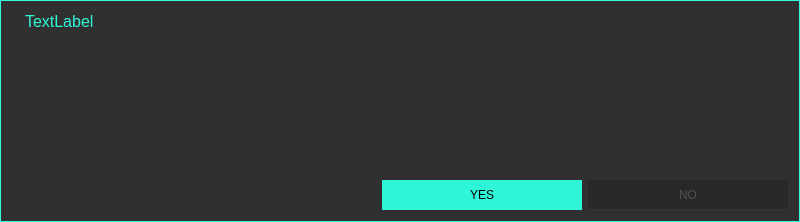
<?xml version="1.0" encoding="UTF-8"?>
<ui version="4.0">
 <class>dialog_widget</class>
 <widget class="QFrame" name="dialog_widget">
  <property name="geometry">
   <rect>
    <x>0</x>
    <y>0</y>
    <width>800</width>
    <height>222</height>
   </rect>
  </property>
  <property name="sizePolicy">
   <sizepolicy hsizetype="Preferred" vsizetype="Maximum">
    <horstretch>0</horstretch>
    <verstretch>0</verstretch>
   </sizepolicy>
  </property>
  <property name="windowTitle">
   <string>dialog_widget</string>
  </property>
  <property name="styleSheet">
   <string notr="true">/*
Material Dark Style Sheet for QT Applications
Author: Jaime A. Quiroga P.
Inspired on https://github.com/jxfwinter/qt-material-stylesheet
Company: GTRONICK
Last updated: 04/12/2018, 15:00.
Available at: https://github.com/GTRONICK/QSS/blob/master/MaterialDark.qss
*/
QMainWindow {
	background-color:#ff000000;
}
QWidget{
 	background-color: #90000000;
}
QDialog {
	background-color:#ff000000;
}
QFrame{
	border:1px solid #32FFE0;
	border-radius:0px;
}
QColorDialog {
	background-color:#ff000000;
}
QTextEdit {
	background-color:#50000000;
	color: #B5B5B5;
} 
QPlainTextEdit {
	selection-background-color:#007b50;
	background-color:#ff000000;
	border-style: solid;
	border-top-color: transparent;
	border-right-color: transparent;
	border-left-color: transparent;
	border-bottom-color: transparent;
	border-width: 1px;
	color: #B5B5B5;
} 
QPushButton{
	border:0px solid transparent;
	border-radius:0px;
	border-bottom-color: #30F6D9;
	border-bottom-width: 1px;
	color: #B5B5B5;
	padding:5px;
	background-color: #50151515;	
}
QPushButton::default{
	border-bottom-width: 2px;
	border-bottom-color: #32FFE0;
	color: #32FFE0;
}
QPushButton:flat{
	color:#ff000000;
	background-color:#30F6D9;
}
QPushButton:hover{
	color: #ff000000;
	background-color: #30F6D9;
	
}
QPushButton:pressed,QPushButton::checked{
	color: #ff000000;
	border-bottom-color: #26C3A9;
	background-color: #26C3A9;
}
QPushButton:disabled{
	border-bottom-color: #50505050;
	color: #505050;
	background-color: #50151515;
}
/* QToolButton {
	border-style: solid;
	border-top-color: transparent;
	border-right-color: transparent;
	border-left-color: transparent;
	border-bottom-color: #04b97f;
	border-bottom-width: 1px;
	border-style: solid;
	color: #B5B5B5;
	padding: 2px;
	background-color: #ff000000;
}
QToolButton:hover{
	border-style: solid;
	border-top-color: transparent;
	border-right-color: transparent;
	border-left-color: transparent;
	border-bottom-color: #37efba;
	border-bottom-width: 2px;
	border-style: solid;
	color: #FFFFFF;
	padding-bottom: 1px;
	background-color: #ff000000;
} */ 
QLineEdit {
	border-width: 1px; 
	border-radius: 0px;
	border-color: #50505050;
	border-style: inset;
	padding: 0px;
	color: #B5B5B5;
	background:#50151515;
	selection-background-color:#50505050;
	selection-color: #26C3A9;
}
QLabel {
	color: #B5B5B5;
	border:0px solid transparent;
	background-color: transparent;
}
/* QLCDNumber {
	color: #37e6b4;
} */ 
QProgressBar {
	color: transparent;
	border-style:inset;
	border-width: 1px; 
	border-radius: 0px;
	border-color: #30F6D9;
	background-color:#151515;
}
QProgressBar::chunk {
	background-color: #30F6D9;
	width:5px;
	margin:0px;
	border-radius: 0px;
}
/* QMenuBar {
	background-color: #ff000000;
}
QMenuBar::item {
	color: #B5B5B5;
  	spacing: 3px;
  	padding: 1px 4px;
  	background: #ff000000;
}

QMenuBar::item:selected {
  	background:#ff000000;
	color: #FFFFFF;
}
QMenu::item:selected {
	border-style: solid;
	border-top-color: transparent;
	border-right-color: transparent;
	border-left-color: #04b97f;
	border-bottom-color: transparent;
	border-left-width: 2px;
	color: #FFFFFF;
	padding-left:15px;
	padding-top:4px;
	padding-bottom:4px;
	padding-right:7px;
	background-color: #ff000000;
}
QMenu::item {
	border-style: solid;
	border-top-color: transparent;
	border-right-color: transparent;
	border-left-color: transparent;
	border-bottom-color: transparent;
	border-bottom-width: 1px;
	border-style: solid;
	color: #B5B5B5;
	padding-left:17px;
	padding-top:4px;
	padding-bottom:4px;
	padding-right:7px;
	background-color: #ff000000;
}
QMenu{
	background-color:#ff000000;
} */ 
QTabWidget {
	
}
QTabWidget::pane {
	border:1px solid #50151515;
	border-radius: 0px;
	background-color:#50000000;
}
QTabBar::tab{
	border: 1px solid #ff000000;
	border-radius: 0px;
	color: #B5B5B5;
	padding:8px;
	background-color: #50000000;
}
QTabBar::tab:top,QTabBar::tab:bottom{
	min-width:80px;
}
QTabBar::tab:left,QTabBar::tab:right{
	min-height:80px;
}
QTabBar::tab:hover {
	color: #ff000000;
	color: #30F6D9;
}
QTabBar::tab:top:hover{
	
	border-bottom-color:#30F6D9;
}
QTabBar::tab:bottom:hover{
	border-top-color:#30F6D9;
}
QTabBar::tab:left:hover{
	border-right-color:#30F6D9;
}
QTabBar::tab:right:hover{
	border-left-color:#30F6D9;
}
QTabBar::tab:selected, QTabBar::tab:last:selected {
	color: #ff000000;
	border-color: #32FFE0;
	background-color: #30F6D9;
}

QCheckBox {
	color: #B5B5B5;
	border:1px solid #151515;
	border-radius:0px;
	background-color:#151515;
	padding-left: 4px;
}
QCheckBox:hover {
	border-color: #30F6D9;
	color:#30F6D9;
}
QCheckBox::indicator{
	height: 10px;
	width: 10px;
	border-style:solid;
	border-width: 1px;
	border-color: #B5B5B5;
}
QCheckBox::indicator:checked {
	background-color: #30F6D9;
	border-color:#30F6D9
}
QCheckBox::indicator:unchecked {
	background-color: transparent;
}
QCheckBox:disabled {
	color: #505050;
}
/* QRadioButton {
	color: #B5B5B5;
	background-color: #ff000000;
	padding: 1px;
}
QRadioButton::indicator:checked {
	height: 10px;
	width: 10px;
	border-style:solid;
	border-radius:5px;
	border-width: 1px;
	border-color: #04b97f;
	color: #B5B5B5;
	background-color: #04b97f;
}
QRadioButton::indicator:unchecked {
	height: 10px;
	width: 10px;
	border-style:solid;
	border-radius:5px;
	border-width: 1px;
	border-color: #04b97f;
	color: #B5B5B5;
	background-color: transparent;
} */ 
QStatusBar {
	color:#ffffff;
}
QSpinBox {
	color: #B5B5B5;	
	background-color: #50000000;
}
QDoubleSpinBox {
	color: #B5B5B5;	
	background-color: #50000000;
}
QTimeEdit {
	color: #B5B5B5;	
	background-color: #50000000;
}
QDateTimeEdit {
	color: #B5B5B5;	
	background-color: #50000000;
}
QDateEdit {
	color: #B5B5B5;	
	background-color: #50000000;
}
QComboBox {
	color: #B5B5B5;	
	background: #50000000;
}
QComboBox:editable {
	background: #50000000;
	color: #B5B5B5;
	selection-background-color: #50000000;
}
QComboBox QAbstractItemView {
	color: #B5B5B5;	
	background: #50000000;
	selection-color: #FFFFFF;
	selection-background-color: #50000000;
}
QComboBox:!editable:on, QComboBox::drop-down:editable:on {
	color: #B5B5B5;	
	background: #50000000;
}
QFontComboBox {
	color: #B5B5B5;	
	background-color: #50000000;
}
QToolBox {
	color: #B5B5B5;
	background-color: #50000000;
}
QToolBox::tab {
	border:0px solid transparent;
	border-radius:0px;
	border-bottom-color: #30F6D9;
	border-bottom-width: 1px;
	color: #B5B5B5;
	background-color: #50000000;
}
QToolBox::tab:hover{
	color: #ff000000;
	background-color: #30F6D9;
}
QToolBox::tab:selected {
	color: #ff000000;
	background-color: #30F6D9;
}
QScrollArea {
	color: #B5B5B5;
	background-color: #50000000;
}
QSlider{
	background-color: #50000000;
}
QSlider::groove:horizontal {
	height: 1px;
}
QSlider::groove:vertical {
	width: 1px;
}
QSlider::handle{
	background-color: #32FFE0;
	border: 1px solid #50151515;
	border-radius: 0px;
}
QSlider::handle:horizontal {
	width: 6px;
	margin: -4px 0;
}
QSlider::handle:vertical {
	height: 6px;
	margin: 0 -4px;
}
QSlider::add-page{
    background: #B5B5B5;
}
QSlider::sub-page {
    background: #26C3A9;
}
</string>
  </property>
  <layout class="QHBoxLayout" name="horizontalLayout">
   <item>
    <widget class="QLabel" name="label">
     <property name="sizePolicy">
      <sizepolicy hsizetype="Maximum" vsizetype="Maximum">
       <horstretch>0</horstretch>
       <verstretch>0</verstretch>
      </sizepolicy>
     </property>
     <property name="text">
      <string/>
     </property>
     <property name="pixmap">
      <pixmap resource="../../resources.qrc">:/ui/cmder.png</pixmap>
     </property>
     <property name="scaledContents">
      <bool>false</bool>
     </property>
    </widget>
   </item>
   <item>
    <layout class="QVBoxLayout" name="verticalLayout">
     <item>
      <widget class="QLabel" name="info_label">
       <property name="sizePolicy">
        <sizepolicy hsizetype="Preferred" vsizetype="Expanding">
         <horstretch>0</horstretch>
         <verstretch>0</verstretch>
        </sizepolicy>
       </property>
       <property name="font">
        <font>
         <pointsize>12</pointsize>
        </font>
       </property>
       <property name="styleSheet">
        <string notr="true">color: rgb(48, 246, 217);</string>
       </property>
       <property name="frameShape">
        <enum>QFrame::Shape::NoFrame</enum>
       </property>
       <property name="midLineWidth">
        <number>0</number>
       </property>
       <property name="text">
        <string>TextLabel</string>
       </property>
       <property name="alignment">
        <set>Qt::AlignmentFlag::AlignLeading|Qt::AlignmentFlag::AlignLeft|Qt::AlignmentFlag::AlignTop</set>
       </property>
       <property name="margin">
        <number>10</number>
       </property>
      </widget>
     </item>
     <item>
      <layout class="QHBoxLayout" name="horizontalLayout_2">
       <item>
        <spacer name="horizontalSpacer">
         <property name="orientation">
          <enum>Qt::Orientation::Horizontal</enum>
         </property>
         <property name="sizeHint" stdset="0">
          <size>
           <width>40</width>
           <height>20</height>
          </size>
         </property>
        </spacer>
       </item>
       <item>
        <widget class="QPushButton" name="dialog_button_yes">
         <property name="sizePolicy">
          <sizepolicy hsizetype="Minimum" vsizetype="Maximum">
           <horstretch>0</horstretch>
           <verstretch>0</verstretch>
          </sizepolicy>
         </property>
         <property name="minimumSize">
          <size>
           <width>200</width>
           <height>30</height>
          </size>
         </property>
         <property name="text">
          <string>YES</string>
         </property>
         <property name="flat">
          <bool>true</bool>
         </property>
        </widget>
       </item>
       <item>
        <widget class="QPushButton" name="dialog_button_no">
         <property name="enabled">
          <bool>false</bool>
         </property>
         <property name="minimumSize">
          <size>
           <width>200</width>
           <height>30</height>
          </size>
         </property>
         <property name="text">
          <string>NO</string>
         </property>
         <property name="flat">
          <bool>true</bool>
         </property>
        </widget>
       </item>
      </layout>
     </item>
    </layout>
   </item>
  </layout>
 </widget>
 <resources>
  <include location="../../resources.qrc"/>
 </resources>
 <connections/>
</ui>
